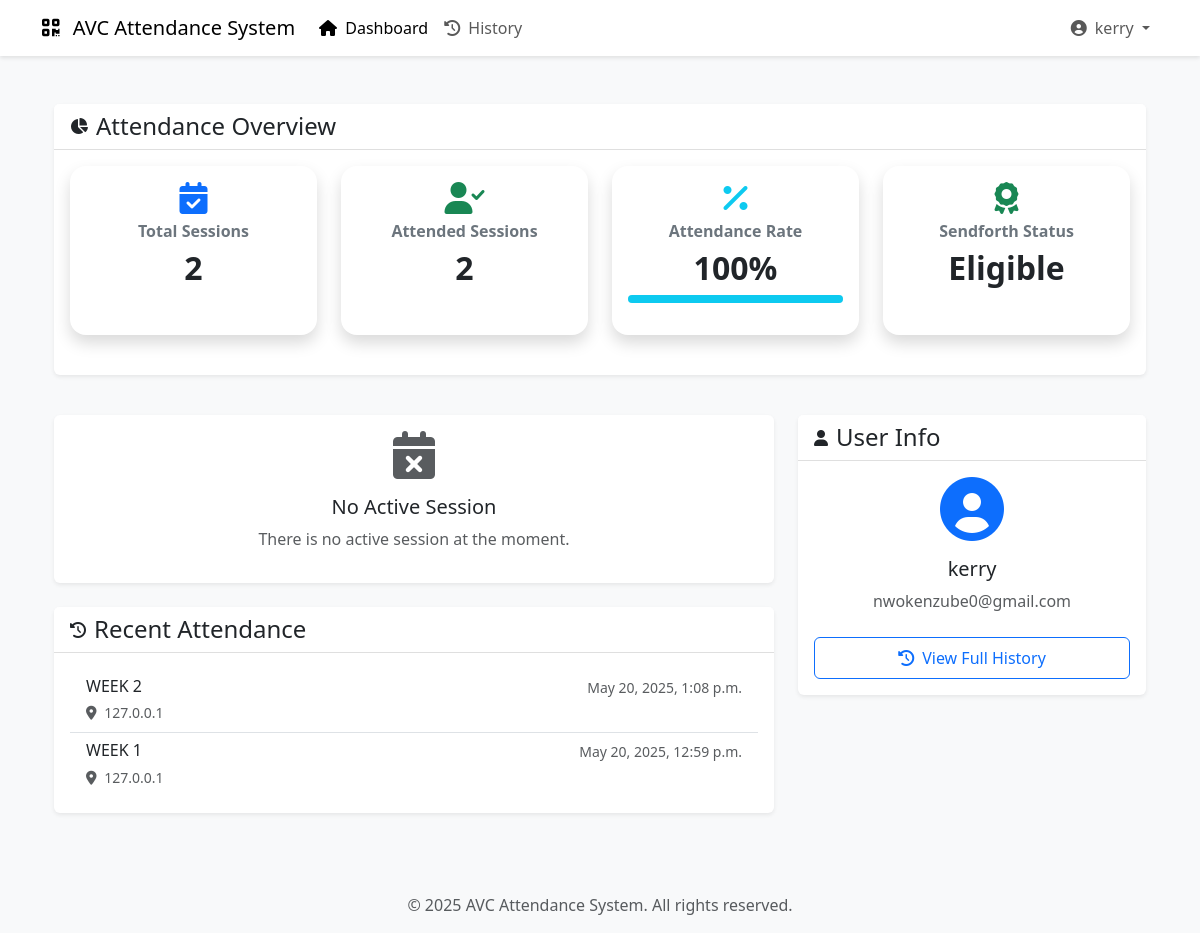
The app's page / (signed in) with its own data.
### avc_app/models.py (models this page shows, shortened)
class AttendanceRecord(models.Model):
    session = models.ForeignKey(Session, on_delete=models.CASCADE, related_name='attendance_records')
    user = models.ForeignKey(User, on_delete=models.CASCADE, related_name='attendance_records')
    marked_at = models.DateTimeField(auto_now_add=True)
    ip_address = models.GenericIPAddressField()
    user_agent = models.TextField()
    class Meta:
        unique_together = ('session', 'user')  # One attendance record per user per session
    @property
    def is_valid(self):
        session_valid = self.session.start_time <= self.marked_at <= self.session.end_time
        ip_valid = not IPBlacklist.objects.filter(ip_address=self.ip_address, is_active=True).exists()
        return session_valid and ip_valid

class Session(models.Model):
    name = models.CharField(max_length=200)
    created_at = models.DateTimeField(auto_now_add=True)
    created_by = models.ForeignKey(User, on_delete=models.CASCADE, related_name='created_sessions')
    is_active = models.BooleanField(default=True)
    allowed_users = models.ManyToManyField(User, related_name='allowed_sessions', help_text='Users who can mark attendance for this session')
    start_time = models.DateTimeField()
    end_time = models.DateTimeField()
    session_token = models.CharField(max_length=64, unique=True, default=generate_session_token)

### avc_app/views.py (the view)
# urls.py: path('', views.dashboard, name='dashboard'),
@login_required
def dashboard(request):
    now = timezone.now()
    active_session = Session.objects.filter(
        is_active=True,
        start_time__lte=now,
        end_time__gte=now,
        allowed_users=request.user
    ).first()
    current_attendance = None
    if active_session:
        current_attendance = AttendanceRecord.objects.filter(
            session=active_session,
            user=request.user
        ).first()
    recent_attendance = AttendanceRecord.objects.filter(
        user=request.user
    ).select_related('session').order_by('-marked_at')[:5]
    all_sessions = Session.objects.filter(allowed_users=request.user)
    total_sessions = all_sessions.count()
    attended_records = AttendanceRecord.objects.filter(user=request.user)
    attended_sessions = sum(1 for record in attended_records if record.is_valid)
    attendance_percentage = int((attended_sessions / total_sessions) * 100) if total_sessions > 0 else 0
    is_eligible_for_sendforth = attendance_percentage >= 75
    attendance_stats = {
        'total_sessions': total_sessions,
        'attended_sessions': attended_sessions,
        'attendance_percentage': attendance_percentage,
        'is_eligible_for_sendforth': is_eligible_for_sendforth,
    }
    context = {
        'active_session': active_session,
        'current_attendance': current_attendance,
        'recent_attendance': recent_attendance,
        'attendance_stats': attendance_stats,
    }
    return render(request, 'avc_app/dashboard.html', context)

### templates/avc_app/dashboard.html (shortened to what this page needs)
{% extends "avc_app/base.html" %}
{% load static %}
{% block content %}
<div class="container py-4">
    <div class="row g-4">
        <div class="col-12">
            <div class="card">
                <div class="card-header d-flex align-items-center">
                    <i class="fas fa-chart-pie me-2"></i>
                    <h4 class="mb-0">Attendance Overview</h4>
                </div>
                <div class="card-body">
                    <div class="row g-4 mb-4">
                        <div class="col-md-3">
                            <div class="card shadow border-0 rounded-4 h-100 bg-gradient" style="background: linear-gradient(135deg, #e0e7ff 0%, #f0fdfa 100%);">
                                <div class="card-body text-center">
                                    <i class="fas fa-calendar-check fa-2x text-primary mb-2"></i>
                                    <h6 class="fw-bold text-secondary">Total Sessions</h6>
                                    <h2 class="fw-bold mb-0">{{ attendance_stats.total_sessions }}</h2>
                                </div>
                            </div>
                        </div>
                        <div class="col-md-3">
                            <div class="card shadow border-0 rounded-4 h-100 bg-gradient" style="background: linear-gradient(135deg, #f0fdfa 0%, #e0e7ff 100%);">
                                <div class="card-body text-center">
                                    <i class="fas fa-user-check fa-2x text-success mb-2"></i>
                                    <h6 class="fw-bold text-secondary">Attended Sessions</h6>
                                    <h2 class="fw-bold mb-0">{{ attendance_stats.attended_sessions }}</h2>
                                </div>
                            </div>
                        </div>
                        <div class="col-md-3">
                            <div class="card shadow border-0 rounded-4 h-100 bg-gradient" style="background: linear-gradient(135deg, #fdf6f0 0%, #e0e7ff 100%);">
                                <div class="card-body text-center">
                                    <i class="fas fa-percentage fa-2x text-info mb-2"></i>
                                    <h6 class="fw-bold text-secondary">Attendance Rate</h6>
                                    <h2 class="fw-bold mb-0">{{ attendance_stats.attendance_percentage }}%</h2>
                                    <div class="progress mt-2" style="height: 8px;">
                                        <div class="progress-bar bg-info" role="progressbar" style="width: {{ attendance_stats.attendance_percentage }}%;" aria-valuenow="{{ attendance_stats.attendance_percentage }}" aria-valuemin="0" aria-valuemax="100"></div>
                                    </div>
                                </div>
                            </div>
                        </div>
                        <div class="col-md-3">
                            <div class="card shadow border-0 rounded-4 h-100 bg-gradient" style="background: linear-gradient(135deg, #f0fdfa 0%, #fdf6f0 100%);">
                                <div class="card-body text-center">
                                    <i class="fas fa-award fa-2x {% if attendance_stats.is_eligible_for_sendforth %}text-success{% else %}text-warning{% endif %} mb-2"></i>
                                    <h6 class="fw-bold text-secondary">Sendforth Status</h6>
                                    <h2 class="fw-bold mb-0">
                                        {{ attendance_stats.is_eligible_for_sendforth|yesno:"Eligible,Pending" }}
                                    </h2>
                                </div>
                            </div>
                        </div>
                    </div>
                </div>
            </div>
        </div>
        <div class="col-md-8">
            {% if active_session %}
                <div class="card mb-4">
                    <div class="card-header d-flex align-items-center">
                        <i class="fas fa-calendar-check me-2"></i>
                        <h4 class="mb-0">Current Session</h4>
                    </div>
                    <div class="card-body">
                        <h5 class="card-title">{{ active_session.name }}</h5>
                        <p class="text-muted">
                            <i class="fas fa-clock me-1"></i>
                            {{ active_session.start_time|date:"F j, Y, g:i a" }} - {{ active_session.end_time|date:"g:i a" }}
                        </p>
                        {% if current_attendance %}
                            <div class="alert alert-success">
                                <i class="fas fa-check-circle me-2"></i>
                                You marked attendance at {{ current_attendance.marked_at|date:"g:i a" }}
                            </div>
                        {% else %}
                            <form id="markAttendanceForm" method="post" action="{% url 'mark_attendance' active_session.id %}" class="mt-3">
                                {% csrf_token %}
                                <input type="hidden" name="session_token" value="{{ active_session.session_token }}">
                                <button type="submit" class="btn btn-primary btn-lg w-100" id="markAttendanceBtn">
                                    <i class="fas fa-check me-2"></i>Mark Attendance
                                </button>
                            </form>
                        {% endif %}
                    </div>
                </div>
            {% else %}
                <div class="card mb-4">
                    <div class="card-body text-center">
                        <i class="fas fa-calendar-times fa-3x text-muted mb-3"></i>
                        <h5>No Active Session</h5>
                        <p class="text-muted">There is no active session at the moment.</p>
                    </div>
                </div>
            {% endif %}
            <div class="card">
                <div class="card-header d-flex align-items-center">
                    <i class="fas fa-history me-2"></i>
                    <h4 class="mb-0">Recent Attendance</h4>
                </div>
                <div class="card-body">
                    {% if recent_attendance %}
                        <div class="list-group">
                            {% for record in recent_attendance %}
                                <div class="list-group-item">
                                    <div class="d-flex w-100 justify-content-between">
                                        <h6 class="mb-1">{{ record.session.name }}</h6>
                                        <small class="text-muted">{{ record.marked_at|date:"M j, Y, g:i a" }}</small>
                                    </div>
                                    <small class="text-muted">
                                        <i class="fas fa-map-marker-alt me-1"></i>
                                        {{ record.ip_address }}
                                    </small>
                                </div>
                            {% endfor %}
                        </div>
                    {% else %}
                        <p class="text-muted text-center mb-0">No recent attendance records.</p>
                    {% endif %}
                </div>
            </div>
        </div>
        <div class="col-md-4">
            <div class="card">
                <div class="card-header d-flex align-items-center">
                    <i class="fas fa-user me-2"></i>
                    <h4 class="mb-0">User Info</h4>
                </div>
                <div class="card-body">
                    <div class="text-center mb-4">
                        <i class="fas fa-user-circle fa-4x text-primary mb-3"></i>
                        <h5>{{ request.user.get_full_name|default:request.user.username }}</h5>
                        <p class="text-muted">{{ request.user.email }}</p>
                    </div>
                    <div class="d-grid">
                        <a href="{% url 'attendance_history' %}" class="btn btn-outline-primary">
                            <i class="fas fa-history me-2"></i>View Full History
                        </a>
                    </div>
                </div>
            </div>
        </div>
    </div>
</div>
{% endblock %}

### templates/avc_app/base.html (shortened to what this page needs)
<!DOCTYPE html>
<html lang="en">
<head>
    <link href="https://cdn.jsdelivr.net/npm/bootstrap@5.3.0/dist/css/bootstrap.min.css" rel="stylesheet">
    <link href="https://cdnjs.cloudflare.com/ajax/libs/font-awesome/6.0.0/css/all.min.css" rel="stylesheet">
</head>
<body>
    {% if user.is_authenticated %}
    <nav class="navbar navbar-expand-lg navbar-light bg-white">
        <div class="container">
            <a class="navbar-brand" href="{% url 'dashboard' %}">
                <i class="fas fa-qrcode me-2"></i>
                AVC Attendance System
            </a>
            <div class="collapse navbar-collapse" id="navbarNav">
                <ul class="navbar-nav me-auto">
                    <li class="nav-item">
                        <a class="nav-link {% if request.resolver_match.url_name == 'dashboard' %}active{% endif %}"
                           href="{% url 'dashboard' %}">
                            <i class="fas fa-home me-1"></i>
                            Dashboard
                        </a>
                    </li>
                    <li class="nav-item">
                        <a class="nav-link {% if request.resolver_match.url_name == 'attendance_history' %}active{% endif %}"
                           href="{% url 'attendance_history' %}">
                            <i class="fas fa-history me-1"></i>
                            History
                        </a>
                    </li>
                </ul>
                <div class="navbar-nav">
                    <div class="nav-item dropdown">
                        <a class="nav-link dropdown-toggle" href="#" id="userDropdown" role="button"
                           data-bs-toggle="dropdown">
                            <i class="fas fa-user-circle me-1"></i>
                            {{ user.username }}
                        </a>
                    </div>
                </div>
            </div>
        </div>
    </nav>
    {% endif %}
    <main class="container py-4">
        {% block content %}{% endblock %}
    </main>
    <footer class="text-center py-3 text-muted">
        &copy; {% now "Y" %} AVC Attendance System. All rights reserved.
    </footer>
</body>
</html>

### templates/avc_app/base.html (style rules this page uses)
:root { --primary-color: #0d6efd; --secondary-color: #6c757d; --success-color: #198754; --danger-color: #dc3545; --warning-color: #ffc107; --info-color: #0dcaf0; }
body { background-color: #f8f9fa; min-height: 100vh; }
.navbar { box-shadow: 0 2px 4px rgba(0,0,0,.1); }
.card { box-shadow: 0 0.125rem 0.25rem rgba(0,0,0,.075); border: none; margin-bottom: 1rem; }
.card-header { background-color: #fff; border-bottom: 1px solid rgba(0,0,0,.125); }
.btn { border-radius: 0.375rem; padding: 0.5rem 1rem; }
.progress { height: 0.5rem; border-radius: 1rem; }
.list-group-item { border-left: none; border-right: none; }
.list-group-item:first-child { border-top: none; }
.list-group-item:last-child { border-bottom: none; }

### records on screen
AttendanceRecord: session.name "WEEK 2", marked_at "May 20, 2025, 1:08 p.m.", ip_address "127.0.0.1"
AttendanceRecord: session.name "WEEK 1", marked_at "May 20, 2025, 12:59 p.m.", ip_address "127.0.0.1"

### other values on screen
{{ user.username }} "kerry"
{{ attendance_stats.total_sessions }} "2"
{{ attendance_stats.attended_sessions }} "2"
{{ attendance_stats.attendance_percentage }} "100"
{{ attendance_stats.is_eligible_for_sendforth|yesno:"Eligible,Pending" }} "Eligible"
{{ request.user.get_full_name|default:request.user.username }} "kerry"
{{ request.user.email }} "nwokenzube0@gmail.com"
